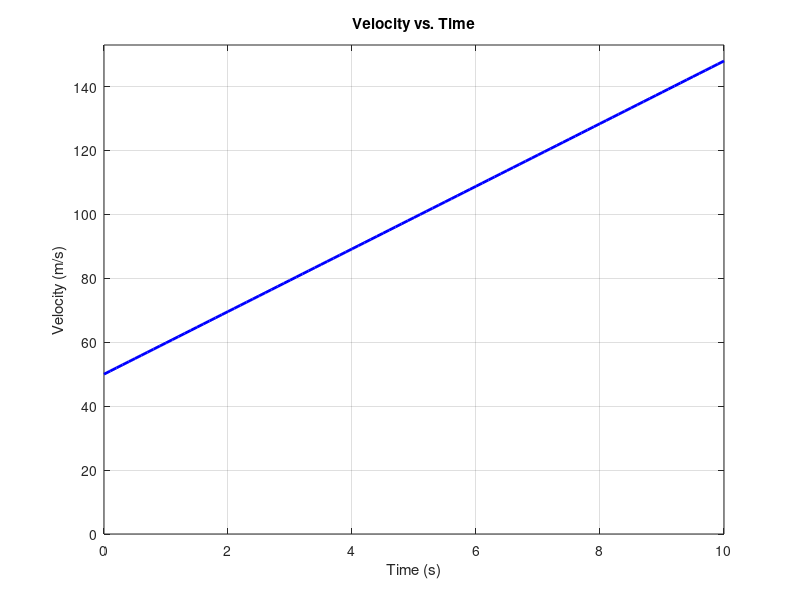

Write the MATLAB code that produced this figure.
t = 0:0.1:10; % Time values from 0 to 10 seconds with a step of 0.1 seconds
v = 9.8 * t + 50;   % Calculate the velocity using the given equation
figure;  % Create the plot
plot(t, v, 'b-', 'LineWidth', 2); % Plot the velocity as a function of time
xlabel('Time (s)');
ylabel('Velocity (m/s)');
title('Velocity vs. Time');
grid on; % Add grid
ylim([0, max(v) + 5]); % Change vertical scale to start from zero and added 5 to the upper limit
